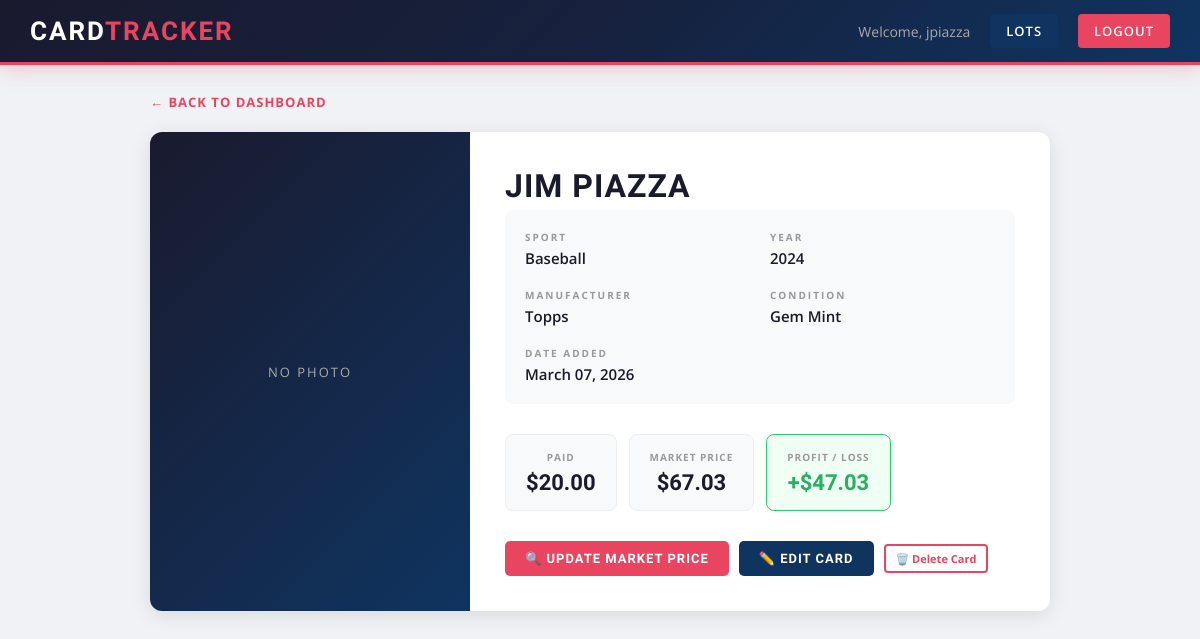
/card/1 (signed in), run on an earlier commit of the app's database.
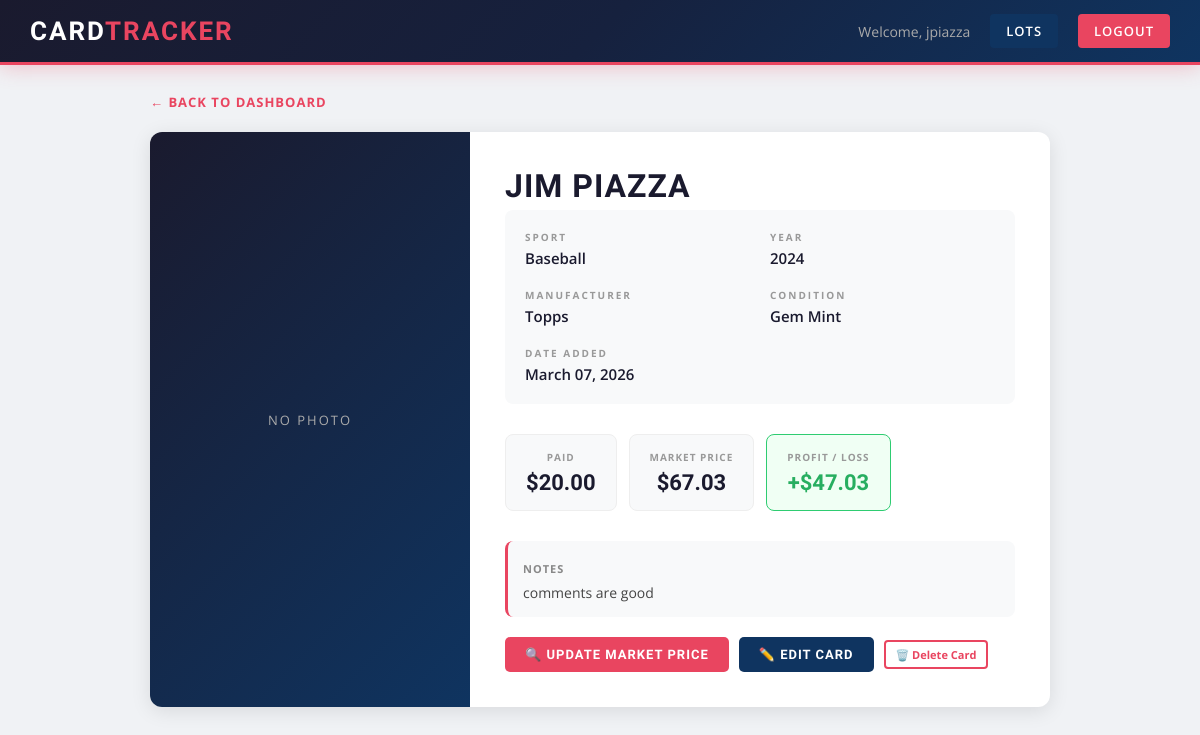
And on a later commit of the database.
### models.py (models this page shows, shortened)
class User(UserMixin, db.Model):
    id = db.Column(db.Integer, primary_key=True)
    email = db.Column(db.String(150), unique=True, nullable=False)
    username = db.Column(db.String(150), unique=True, nullable=False)
    password = db.Column(db.String(150), nullable=False)
    is_admin = db.Column(db.Boolean, default=False)
    date_joined = db.Column(db.DateTime, default=db.func.current_timestamp())
    cards = db.relationship('Card', backref='owner', lazy=True)
    lots = db.relationship('Lot', backref='owner', lazy=True)

class Card(db.Model):
    id = db.Column(db.Integer, primary_key=True)
    player_name = db.Column(db.String(150), nullable=False)
    sport = db.Column(db.String(50))
    year = db.Column(db.String(10))
    manufacturer = db.Column(db.String(100))
    condition = db.Column(db.String(50))
    buy_price = db.Column(db.Float, nullable=False)
    sell_price = db.Column(db.Float)
    photo_filename = db.Column(db.String(300))
    market_price = db.Column(db.Float)
    date_added = db.Column(db.DateTime, default=db.func.current_timestamp())
    user_id = db.Column(db.Integer, db.ForeignKey('user.id'), nullable=False)
    lot_id = db.Column(db.Integer, db.ForeignKey('lot.id'), nullable=True)
    notes = db.Column(db.String(1000))
    @property
    def profit_loss(self):
        if self.sell_price:
            return self.sell_price - self.buy_price
        elif self.market_price:
            return self.market_price - self.buy_price
        return None

### main.py (the view)
@main.route('/card/<int:card_id>')
@login_required
def card_detail(card_id):
    card = Card.query.get_or_404(card_id)
    if card.user_id != current_user.id:
        flash('Permission denied.')
        return redirect(url_for('main.dashboard'))
    return render_template('card_detail.html', card=card)

### app.py (called while the page is built)
def create_app():
    app = Flask(__name__)
    app.config['SECRET_KEY'] = os.getenv('SECRET_KEY', 'your-secret-key')
    app.config['SQLALCHEMY_DATABASE_URI'] = 'sqlite:///cards.db'
    app.config['UPLOAD_FOLDER'] = 'static/uploads'
    app.config['MAX_CONTENT_LENGTH'] = 16 * 1024 * 1024  # 16MB max
    db.init_app(app)
    login_manager = LoginManager()
    login_manager.login_view = 'auth.login'
    login_manager.init_app(app)
    @login_manager.user_loader
    def load_user(user_id):
        return User.query.get(int(user_id))
    from auth import auth as auth_blueprint
    app.register_blueprint(auth_blueprint)
    from main import main as main_blueprint
    app.register_blueprint(main_blueprint)
    from admin import admin as admin_blueprint
    app.register_blueprint(admin_blueprint)
    with app.app_context():
        db.create_all()
    return app

### templates/card_detail.html (shortened to what this page needs)
<!DOCTYPE html>
<html>
<head>
    <link rel="stylesheet" href="{{ url_for('static', filename='css/style.css') }}">
</head>
<body>
    <nav>
        <h1>Card<span>Tracker</span></h1>
        <div class="nav-right">
            <span>Welcome, {{ current_user.username }}</span>
            <a href="{{ url_for('main.lots') }}" style="background:#0f3460;">Lots</a>
            <a href="{{ url_for('auth.logout') }}">Logout</a>
        </div>
    </nav>
    <div class="detail-container">
        <div class="detail-back">
            <a href="{{ url_for('main.dashboard') }}">← Back to Dashboard</a>
        </div>
        <div class="detail-card">
            <div class="detail-photo">
                {% if card.photo_filename %}
                    <img src="{{ url_for('static', filename='uploads/' + card.photo_filename) }}" alt="{{ card.player_name }}">
                {% else %}
                    <div class="no-photo-large">No Photo</div>
                {% endif %}
            </div>
            <div class="detail-info">
                <h2>{{ card.player_name }}</h2>
                <div class="detail-grid">
                    <div class="detail-item">
                        <span class="detail-label">Sport</span>
                        <span class="detail-value">{{ card.sport or 'N/A' }}</span>
                    </div>
                    <div class="detail-item">
                        <span class="detail-label">Year</span>
                        <span class="detail-value">{{ card.year or 'N/A' }}</span>
                    </div>
                    <div class="detail-item">
                        <span class="detail-label">Manufacturer</span>
                        <span class="detail-value">{{ card.manufacturer or 'N/A' }}</span>
                    </div>
                    <div class="detail-item">
                        <span class="detail-label">Condition</span>
                        <span class="detail-value">{{ card.condition or 'N/A' }}</span>
                    </div>
                    <div class="detail-item">
                        <span class="detail-label">Date Added</span>
                        <span class="detail-value">{{ card.date_added.strftime('%B %d, %Y') if card.date_added else 'N/A' }}</span>
                    </div>
                </div>
                <div class="detail-prices">
                    <div class="price-box">
                        <span class="price-label">Paid</span>
                        <span class="price-value">${{ "%.2f"|format(card.buy_price) }}</span>
                    </div>
                    {% if card.market_price %}
                    <div class="price-box">
                        <span class="price-label">Market Price</span>
                        <span class="price-value">${{ "%.2f"|format(card.market_price) }}</span>
                    </div>
                    {% endif %}
                    {% if card.profit_loss is not none %}
                    <div class="price-box {% if card.profit_loss >= 0 %}profit-box{% else %}loss-box{% endif %}">
                        <span class="price-label">Profit / Loss</span>
                        <span class="price-value">{% if card.profit_loss >= 0 %}+{% endif %}${{ "%.2f"|format(card.profit_loss) }}</span>
                    </div>
                    {% endif %}
                </div>
                {% if card.notes %}
                <div style="margin-bottom:20px; padding:15px; background:#f8f9fa; border-radius:8px; border-left:3px solid #e94560;">
                    <span style="font-size:11px; font-weight:700; color:#888; letter-spacing:1px;">NOTES</span>
                    <p style="margin:5px 0 0; color:#444; font-size:14px;">{{ card.notes }}</p>
                </div>
                {% endif %}
                <div class="detail-actions">
                    <a href="{{ url_for('main.search_price', card_id=card.id) }}" class="btn">🔍 Update Market Price</a>
                    <a href="{{ url_for('main.edit_card', card_id=card.id) }}" class="btn btn-edit">✏️ Edit Card</a>
                    <a href="{{ url_for('main.delete_card', card_id=card.id) }}" class="btn-delete" onclick="return confirm('Delete this card?')">🗑️ Delete Card</a>
                </div>
            </div>
        </div>
    </div>
</body>
</html>

### static/css/style.css (style rules this page uses)
* { margin: 0; padding: 0; box-sizing: border-box; }
body { font-family: 'Open Sans', sans-serif; background: #f0f2f5; color: #333; min-height: 100vh; }
nav { background: linear-gradient(135deg, #1a1a2e 0%, #16213e 50%, #0f3460 100%); color: white; padding: 0 30px; display: flex; justify-content: space-between; align-items: center; height: 65px; border-bottom: 3px solid #e94560; box-shadow: 0 2px 20px rgba(233,69,96,0.3); }
nav h1 { font-family: 'Oswald', sans-serif; font-size: 26px; font-weight: 700; letter-spacing: 2px; text-transform: uppercase; color: white; }
nav h1 span { color: #e94560; }
nav .nav-right { display: flex; align-items: center; gap: 20px; }
nav .nav-right span { color: #aaa; font-size: 14px; }
nav a { color: white; text-decoration: none; font-size: 13px; font-weight: 600; letter-spacing: 1px; text-transform: uppercase; background: #e94560; padding: 8px 16px; border-radius: 4px; transition: background 0.2s; }
.btn { background: #e94560; color: white; padding: 10px 20px; border-radius: 5px; text-decoration: none; display: inline-block; border: none; cursor: pointer; font-size: 13px; font-weight: 700; font-family: 'Oswald', sans-serif; letter-spacing: 1px; text-transform: uppercase; transition: background 0.2s; }
.btn-edit { background: #0f3460; }
.btn-delete { background: none; color: #e94560; border: 2px solid #e94560; padding: 5px 10px; border-radius: 4px; text-decoration: none; font-size: 11px; display: inline-block; font-weight: 700; transition: all 0.2s; }
.detail-container { max-width: 950px; margin: 0 auto; padding: 25px; }
.detail-back { margin-bottom: 20px; }
.detail-back a { color: #e94560; text-decoration: none; font-size: 13px; font-weight: 700; letter-spacing: 1px; text-transform: uppercase; }
.detail-card { background: white; border-radius: 12px; box-shadow: 0 4px 20px rgba(0,0,0,0.1); display: flex; overflow: hidden; }
.detail-photo { width: 320px; min-height: 400px; flex-shrink: 0; background: linear-gradient(135deg, #1a1a2e, #0f3460); display: flex; align-items: center; justify-content: center; }
.no-photo-large { color: #aaa; font-size: 13px; letter-spacing: 2px; text-transform: uppercase; }
.detail-info { flex: 1; padding: 35px; }
.detail-info h2 { font-family: 'Oswald', sans-serif; color: #1a1a2e; font-size: 32px; margin-bottom: 5px; text-transform: uppercase; letter-spacing: 1px; }
.detail-grid { display: grid; grid-template-columns: 1fr 1fr; gap: 20px; margin-bottom: 30px; padding: 20px; background: #f8f9fa; border-radius: 8px; }
.detail-item { display: flex; flex-direction: column; }
.detail-label { font-size: 10px; color: #999; text-transform: uppercase; letter-spacing: 2px; margin-bottom: 4px; font-weight: 700; }
.detail-value { font-size: 15px; color: #1a1a2e; font-weight: 600; }
.detail-prices { display: flex; gap: 12px; flex-wrap: wrap; margin-bottom: 30px; }
.price-box { background: #f8f9fa; padding: 15px 20px; border-radius: 8px; text-align: center; min-width: 110px; border: 1px solid #eee; }
.price-label { display: block; font-size: 10px; color: #999; margin-bottom: 6px; text-transform: uppercase; letter-spacing: 1px; font-weight: 700; }
.price-value { display: block; font-family: 'Oswald', sans-serif; font-size: 22px; font-weight: 700; color: #1a1a2e; }
.profit-box { background: #f0fff4; border-color: #2ecc71; }
.profit-box .price-value { color: #27ae60; }
.detail-actions { display: flex; gap: 10px; align-items: center; flex-wrap: wrap; }

What changed in the data, as far as the page shows it:
changed Card "JIM PIAZZA": notes (not shown) → "comments are good"
Also different on the page:
text now shown: "NOTES"
